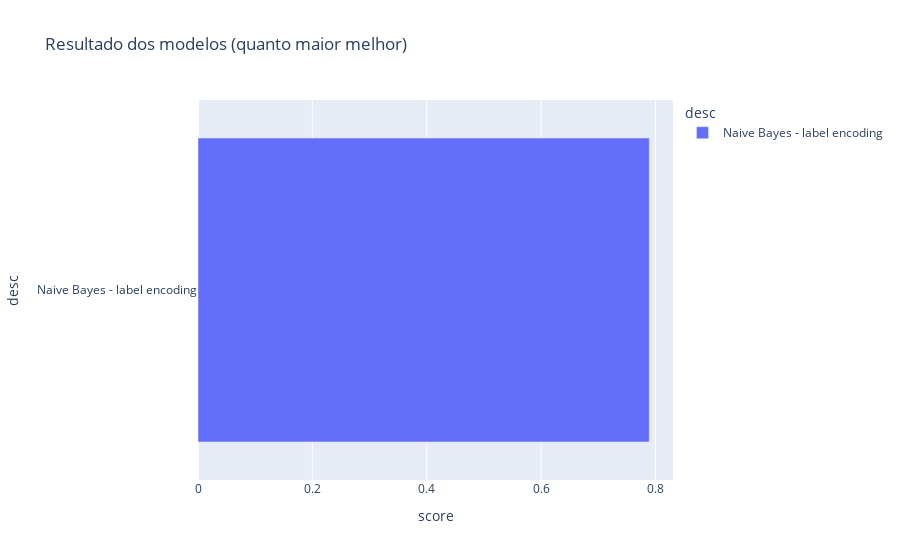

Notebook code for this chart:
### Markdown cell above
Criação e execução do modelo

### Code cell
from sklearn.naive_bayes import GaussianNB

naive_censu = GaussianNB()
naive_censu.fit(x_censu_treino, y_censu_treino)
previsoes = naive_censu.predict(x_censu_teste)

control_scores('Naive Bayes - label encoding', accuracy_score(y_censu_teste, previsoes))

### Figure 1 — Plotly figure (JSON) as saved in the notebook; plotly's stock layout.template omitted (floating-point values rounded to 4 significant figures)
{"data": [{"alignmentgroup": "True", "hovertemplate": "desc=%{y}<br>score=%{x}<extra></extra>", "legendgroup": "Naive Bayes - label encoding", "marker": {"color": "#636efa", "pattern": {"shape": ""}}, "name": "Naive Bayes - label encoding", "offsetgroup": "Naive Bayes - label encoding", "orientation": "h", "showlegend": true, "textposition": "auto", "type": "bar", "x": [0.7892], "xaxis": "x", "y": ["Naive Bayes - label encoding"], "yaxis": "y"}], "layout": {"barmode": "relative", "legend": {"title": {"text": "desc"}, "tracegroupgap": 0}, "title": {"text": "Resultado dos modelos (quanto maior melhor)"}, "xaxis": {"anchor": "y", "domain": [0, 1], "title": {"text": "score"}}, "yaxis": {"anchor": "x", "categoryarray": ["Naive Bayes - label encoding"], "categoryorder": "array", "domain": [0, 1], "title": {"text": "desc"}}}}
